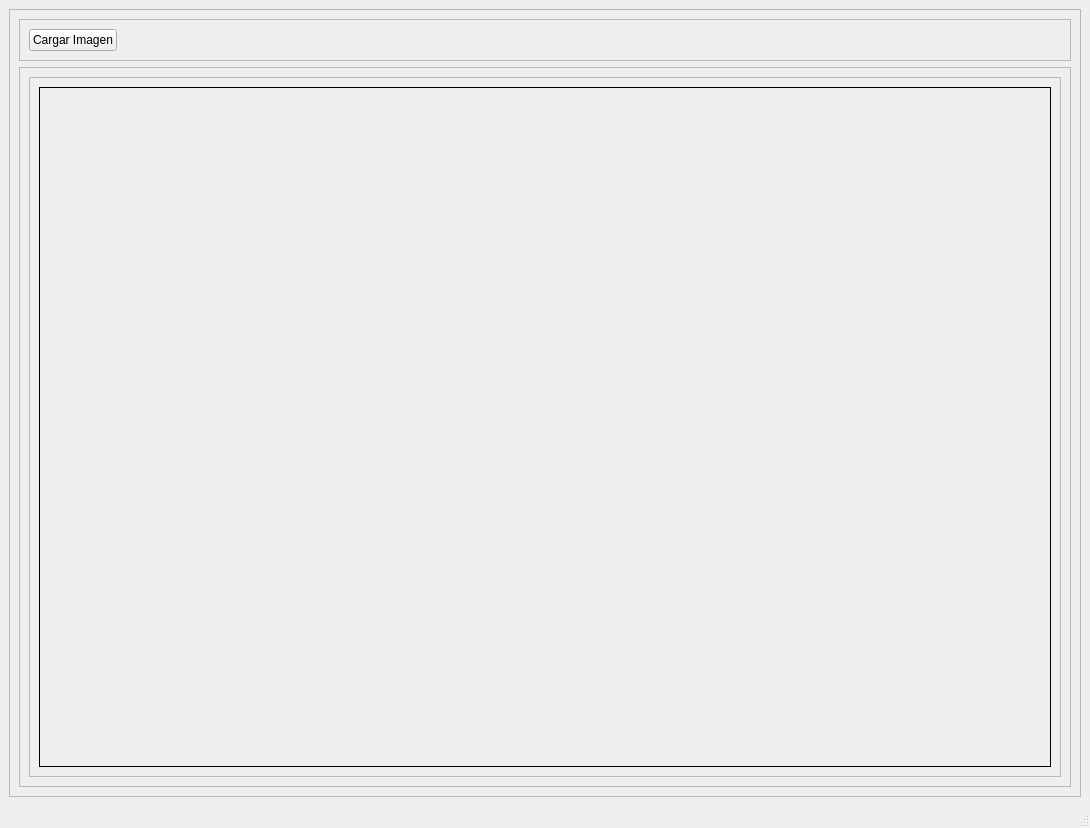
<?xml version="1.0" encoding="UTF-8"?>
<ui version="4.0">
 <class>MainWindow</class>
 <widget class="QMainWindow" name="MainWindow">
  <property name="geometry">
   <rect>
    <x>0</x>
    <y>0</y>
    <width>1090</width>
    <height>828</height>
   </rect>
  </property>
  <property name="windowTitle">
   <string>NDVI Labeling</string>
  </property>
  <widget class="QWidget" name="centralwidget">
   <layout class="QGridLayout" name="gridLayout_2">
    <item row="0" column="0">
     <widget class="QFrame" name="main_frame">
      <property name="frameShape">
       <enum>QFrame::StyledPanel</enum>
      </property>
      <property name="frameShadow">
       <enum>QFrame::Raised</enum>
      </property>
      <layout class="QVBoxLayout" name="verticalLayout">
       <item>
        <widget class="QFrame" name="tools_frame">
         <property name="frameShape">
          <enum>QFrame::StyledPanel</enum>
         </property>
         <property name="frameShadow">
          <enum>QFrame::Raised</enum>
         </property>
         <layout class="QHBoxLayout" name="horizontalLayout_3">
          <item>
           <widget class="QPushButton" name="loadImgBtn">
            <property name="enabled">
             <bool>true</bool>
            </property>
            <property name="sizePolicy">
             <sizepolicy hsizetype="Minimum" vsizetype="Fixed">
              <horstretch>0</horstretch>
              <verstretch>0</verstretch>
             </sizepolicy>
            </property>
            <property name="text">
             <string>Cargar Imagen</string>
            </property>
           </widget>
          </item>
          <item>
           <spacer name="horizontalSpacer">
            <property name="orientation">
             <enum>Qt::Horizontal</enum>
            </property>
            <property name="sizeHint" stdset="0">
             <size>
              <width>40</width>
              <height>20</height>
             </size>
            </property>
           </spacer>
          </item>
         </layout>
        </widget>
       </item>
       <item>
        <widget class="QFrame" name="img_frame">
         <property name="frameShape">
          <enum>QFrame::StyledPanel</enum>
         </property>
         <property name="frameShadow">
          <enum>QFrame::Raised</enum>
         </property>
         <layout class="QGridLayout" name="gridLayout">
          <item row="0" column="0">
           <widget class="QScrollArea" name="scrollArea">
            <property name="widgetResizable">
             <bool>true</bool>
            </property>
            <widget class="QWidget" name="scrollAreaWidgetContents">
             <property name="geometry">
              <rect>
               <x>0</x>
               <y>0</y>
               <width>1030</width>
               <height>678</height>
              </rect>
             </property>
             <layout class="QHBoxLayout" name="horizontalLayout">
              <item>
               <widget class="QLabel" name="imageLbl">
                <property name="frameShape">
                 <enum>QFrame::Box</enum>
                </property>
                <property name="text">
                 <string/>
                </property>
               </widget>
              </item>
             </layout>
            </widget>
           </widget>
          </item>
         </layout>
        </widget>
       </item>
      </layout>
     </widget>
    </item>
   </layout>
  </widget>
  <widget class="QMenuBar" name="menubar">
   <property name="geometry">
    <rect>
     <x>0</x>
     <y>0</y>
     <width>1090</width>
     <height>21</height>
    </rect>
   </property>
  </widget>
  <widget class="QStatusBar" name="statusbar"/>
 </widget>
 <resources/>
 <connections/>
</ui>
